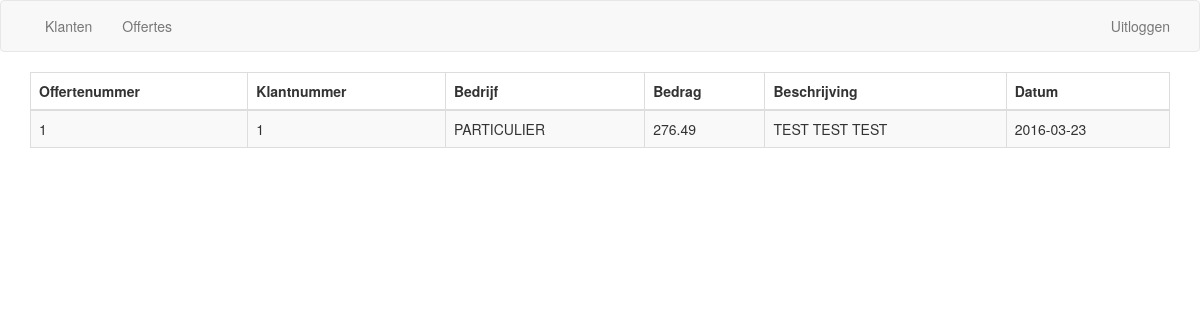
Page /offertes (signed in) on the earlier database version.
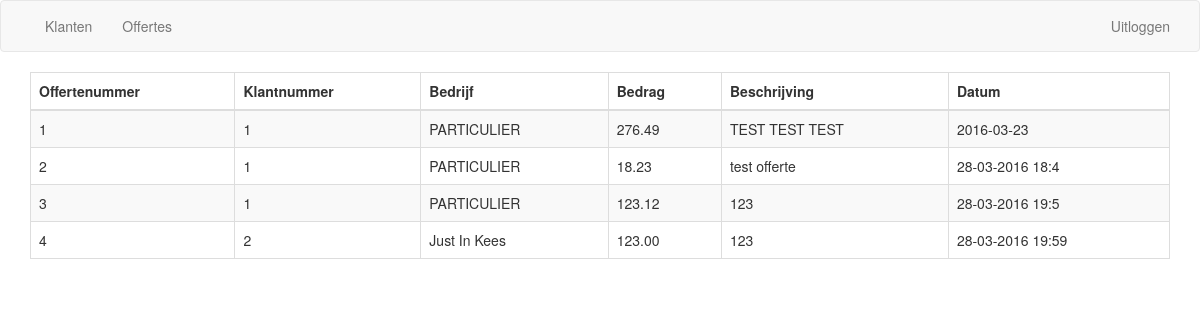
Same page on the later database version.
### tables this page shows
CREATE TABLE `offers` (
  `offers_id` int(10) NOT NULL,
  `customers_id` int(10) NOT NULL,
  `offers_subtotal_price` double(10,2) NOT NULL,
  `offers_description` varchar(2500) NOT NULL,
  `offers_date` varchar(16) NOT NULL,
  `offers_template` enum('template_01','template_02','template_03','') NOT NULL
);

CREATE TABLE `customers` (
  `customers_id` int(10) NOT NULL,
  `company` varchar(50) NOT NULL,
  `firstname` varchar(50) NOT NULL,
  `lastname` varchar(50) NOT NULL,
  `email` varchar(50) NOT NULL,
  `phone` varchar(15) NOT NULL,
  `description` varchar(250) DEFAULT NULL
);

### incl/database.php (called while the page is built, shortened)
<?php
class Database extends Globals {
  private $hostname = "localhost";
  private $username = "root";
  private $password = "";
  private $database = "albeda_paint";
  public function connDatabase() {
    $this->db = new mysqli($this->hostname, $this->username, $this->password, $this->database);
  }
}
?>

### incl/offers/offers.php (the view, shortened to what this page needs)
<?php
class Offers extends Database {
  private $query;
  public function __construct() {
    $this->qryDatabase();
  }
  public function qryDatabase() {
    $this->sql = "
      SELECT o.offers_id, o.customers_id, o.offers_subtotal_price, o.offers_description, o.offers_date,
             c.company
      FROM offers AS o, customers AS c
      WHERE o.customers_id = c.customers_id
    ";
    $this->query = mysqli_query($this->db, $this->sql);
  }
  public function createRows() {
    while($this->rows = mysqli_fetch_assoc($this->query)) {
      echo("<tr>
              <td>".$this->rows['offers_id']."</td>
              <td>".$this->rows['customers_id']."</td>
              <td>".$this->rows['company']."</td>
              <td>".$this->rows['offers_subtotal_price']."</td>
              <td>".$this->rows['offers_description']."</td>
              <td>".$this->rows['offers_date']."</td>
            </tr>
      ");
    }
  }
}
$offers = new Offers();
?>
<div class="container">
  <table id="table-offertes" class="table table-striped table-bordered dt-responsive nowrap" cellspacing="0" width="100%">
    <thead>
      <tr>
        <th>Offertenummer</th>
        <th>Klantnummer</th>
        <th>Bedrijf</th>
        <th>Bedrag</th>
        <th>Beschrijving</th>
        <th>Datum</th>
      </tr>
    </thead>
    <tbody>
      <?php $offers->createRows(); ?>
    </tbody>
  </table>
</div>

Differences in the rows shown:
added offers: offers_id "2", customers "1", customers.company "PARTICULIER", offers_subtotal_price "18.23", offers_description "test offerte", offers_date "28-03-2016 18:4"
added offers: offers_id "3", customers "1", customers.company "PARTICULIER", offers_subtotal_price "123.12", offers_description "123", offers_date "28-03-2016 19:5"
added offers: offers_id "4", customers "2", customers.company "Just In Kees", offers_subtotal_price "123.00", offers_description "123", offers_date "28-03-2016 19:59"
